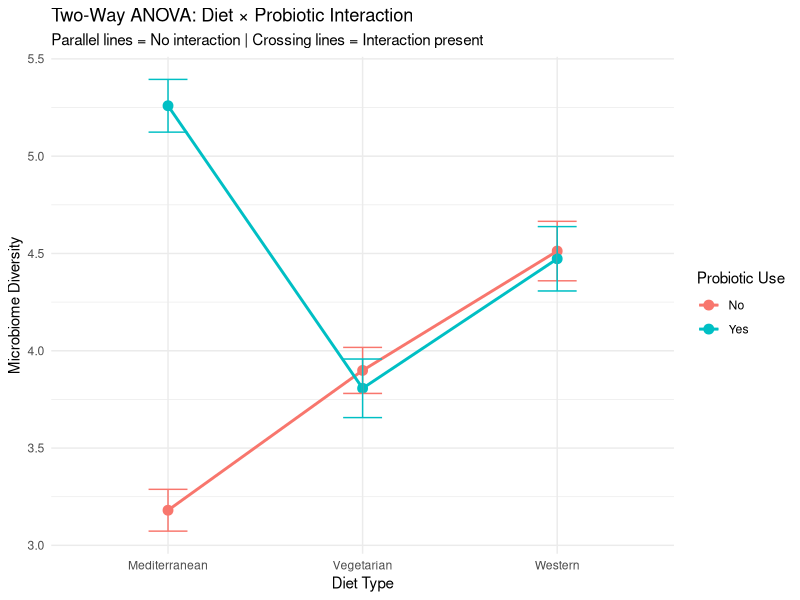
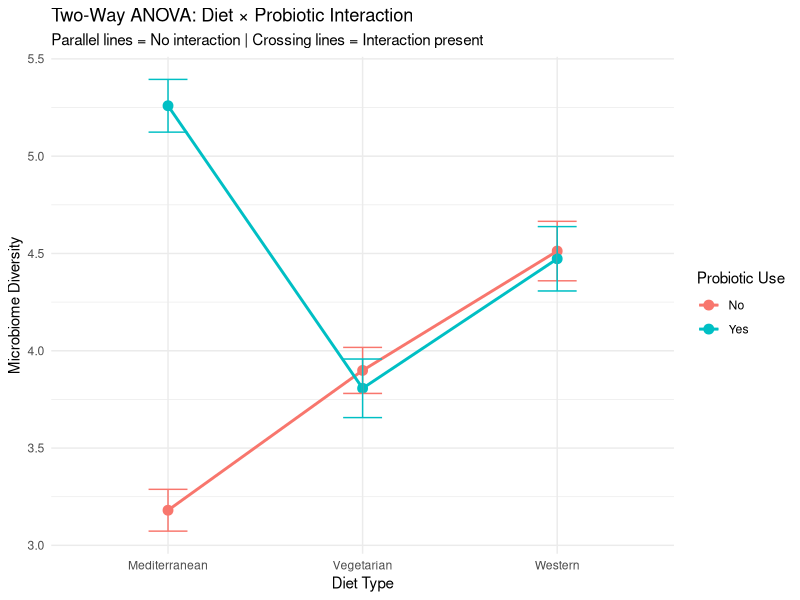

Here is the R script that generated these plots, in order: (Note: this script raises an error after producing the figures.)
# ============================================================================
# Day 9: Two-Way ANOVA - Diet × Probiotic Interaction
# Author: Farid
# Date: December 2025
# Purpose: Test if diet AND probiotic supplementation affect diversity
# ============================================================================

library(ggplot2)

set.seed(456)

# ============================================================================
# SIMULATE DATA: Two Factors
# ============================================================================
# Factor 1: Diet (3 levels: Mediterranean, Western, Vegetarian)
# Factor 2: Probiotic (2 levels: Yes, No)
# Total: 3 × 2 = 6 groups (n=15 per group = 90 total)

# Research Question: Do diet and probiotics INTERACT?
# Interaction = Does the effect of diet DEPEND ON whether you take probiotics?

data_two_way <- data.frame(
  diversity = c(
    # Mediterranean + Probiotic
    rnorm(15, mean = 5.2, sd = 0.5),
    # Mediterranean + No Probiotic
    rnorm(15, mean = 4.3, sd = 0.5),
    # Western + Probiotic
    rnorm(15, mean = 3.8, sd = 0.6),
    # Western + No Probiotic
    rnorm(15, mean = 3.0, sd = 0.6),
    # Vegetarian + Probiotic
    rnorm(15, mean = 4.6, sd = 0.5),
    # Vegetarian + No Probiotic
    rnorm(15, mean = 3.9, sd = 0.5)
  ),
  diet = rep(rep(c("Mediterranean", "Western", "Vegetarian"), each = 15), 2),
  probiotic = rep(c("Yes", "No"), each = 45)
)

# View structure
head(data_two_way, 10)

# ============================================================================
# DESCRIPTIVE STATISTICS
# ============================================================================
# Mean diversity for each combination
aggregate(diversity ~ diet + probiotic, data = data_two_way, FUN = mean)

# ============================================================================
# TWO-WAY ANOVA
# ============================================================================
# Tests THREE things:
# 1. Main effect of diet (ignoring probiotic)
# 2. Main effect of probiotic (ignoring diet)
# 3. INTERACTION: Does diet effect depend on probiotic status?

two_way_result <- aov(diversity ~ diet * probiotic, data = data_two_way)
summary(two_way_result)

# ============================================================================
# INTERPRETATION GUIDE
# ============================================================================
cat("\n=== HOW TO INTERPRET ===\n")
cat("Look at p-values (Pr(>F)):\n")
cat("1. 'diet' row: Does diet matter overall? (expect p < 0.05)\n")
cat("2. 'probiotic' row: Do probiotics matter overall? (expect p < 0.05)\n")
cat("3. 'diet:probiotic' row: INTERACTION - does diet effect depend on probiotics?\n")
cat("   - If p < 0.05: Yes! The effect of diet is DIFFERENT depending on probiotic use\n")
cat("   - If p > 0.05: No interaction, effects are independent\n\n")

# ============================================================================
# VISUALIZATION: Interaction Plot
# ============================================================================
ggplot(data_two_way, aes(x = diet, y = diversity, color = probiotic, group = probiotic)) +
  stat_summary(fun = mean, geom = "point", size = 3) +
  stat_summary(fun = mean, geom = "line", size = 1) +
  stat_summary(fun.data = mean_se, geom = "errorbar", width = 0.2) +
  labs(
    title = "Two-Way ANOVA: Diet × Probiotic Interaction",
    subtitle = "Parallel lines = No interaction | Crossing lines = Interaction present",
    x = "Diet Type",
    y = "Microbiome Diversity",
    color = "Probiotic Use"
  ) +
  theme_minimal() +
  theme(legend.position = "right")

ggsave("outputs/03_interaction_plot.png", width = 8, height = 6, dpi = 300)

# ============================================================================
# SAVE RESULTS
# ============================================================================
sink("outputs/03_two_way_anova_results.txt")
cat("TWO-WAY ANOVA RESULTS\n")
cat("=====================\n\n")
cat("Research Question: Do diet and probiotics interact to affect diversity?\n\n")
cat("Group Means:\n")
print(aggregate(diversity ~ diet + probiotic, data = data_two_way, FUN = mean))
cat("\n\nANOVA Table:\n")
print(summary(two_way_result))
sink()

cat("\n✅ Two-Way ANOVA complete! Check outputs folder.\n")
cat("\n🎉 DAY 9 COMPLETE! You've learned:\n")
cat("   - One-Way ANOVA (comparing 3+ groups)\n")
cat("   - Post-hoc tests (which pairs differ)\n")
cat("   - Two-Way ANOVA (testing interactions)\n")
